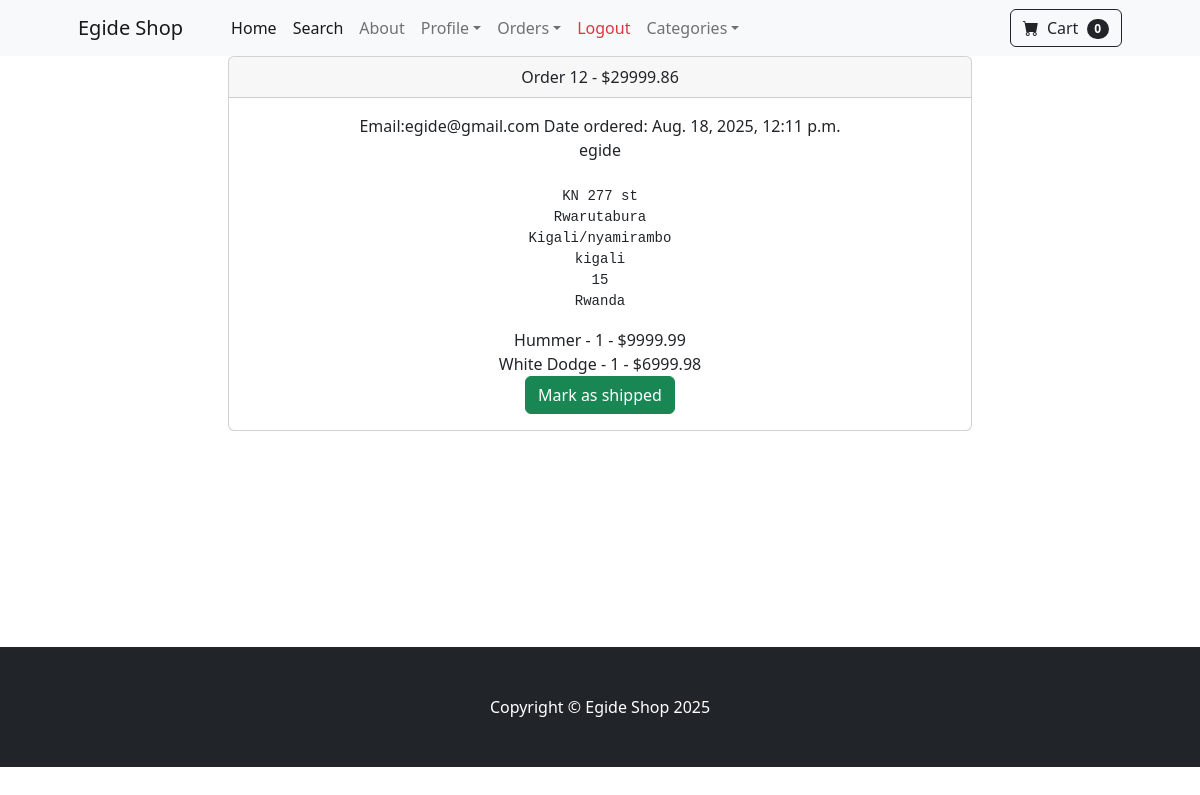
The page /payment/orders/12 (signed in) on the database its author committed.
### payment/models.py (models this page shows, shortened)
class Order(models.Model):
    user = models.ForeignKey(User, on_delete=models.CASCADE, null=True, blank=True)
    full_name = models.CharField(max_length=100)
    email = models.CharField(max_length=100)
    shipping_address = models.TextField(max_length=15000)
    amount_paid = models.DecimalField(max_digits=10, decimal_places=2)
    date_ordered = models.DateTimeField(auto_now_add=True)
    is_shipped = models.BooleanField(default=False)
    date_shipped = models.DateTimeField(blank=True, null=True)

class OrderItem(models.Model):
    order = models.ForeignKey(Order, on_delete=models.CASCADE, null=True)
    product = models.ForeignKey(Product, on_delete=models.CASCADE, null=True)
    user = models.ForeignKey(User, on_delete=models.CASCADE, null=True, blank=True)
    quantity = models.PositiveIntegerField(default=1)
    price = models.DecimalField(max_digits=10, decimal_places=2)

### store/models.py (models this page shows)
class Product(models.Model):
    name = models.CharField(max_length=50)
    price = models.DecimalField(default=0, max_digits=6, decimal_places=2)
    category = models.ForeignKey(Category, on_delete=models.CASCADE,default=1)
    description = models.TextField(max_length=500, default='', blank=True, null=True)
    image = models.ImageField(upload_to='uploads/product')
    def __str__(self):
        return self.name
    is_sale = models.BooleanField(default=False)
    sale_price = models.DecimalField(default=0, max_digits=6, decimal_places=2)

### payment/views.py (the view, shortened to what this page needs)
# urls.py: path('orders/<int:pk>', views.orders, name='orders'),
def orders(request, pk):
    if request.user.is_authenticated and request.user.is_superuser:
        order = Order.objects.get(id=pk)
        items = OrderItem.objects.filter(order=pk)
        return render(request, 'payment/orders.html', {"order": order, "items": items})
    else:
        messages.success(request, 'Access Denied')
        return redirect('home')

### cart/cart.py (called while the page is built)
    def __len__(self):
        return len(self.cart)

### cart/context_processors.py (called while the page is built)
def cart(request):
    return {'cart': Cart(request)}

### payment/templates/payment/orders.html (shortened to what this page needs)
{% extends 'base.html' %}
{% block content%}
<div class="container">
    <div class="row">
        <center>
            <div class="col-8">
                <div class="card">
                    <div class="card-header">
                        Order {{ order.id }} - ${{ order.amount_paid }}
                    </div>
                    <div class="card-body">
                        Email:{{ order.email }}
                        {% if order.date_shipped %}
                        Date shipped: {{ order.date_shipped }}
                        {% else %}
                        Date ordered: {{ order.date_ordered }}
                        {% endif %}
                        <br/>
                        {{ order.full_name }}<br/><br/>
                        <pre>{{ order.shipping_address }}</pre>
                        {% for item in items %}
                        {{ item.product }} - {{ item.quantity }} - ${{ item.price }}<br/>
                        {% endfor %}
                        {% if not order.is_shipped %}
                        <form method="POST">
                            <button type="submit" class="btn btn-success">Mark as shipped</button>
                        </form>
                        {% endif %}
                    </div>
                </div>
                <br/><br/><br/><br/><br/><br/><br/><br/><br/>
            </div>
        </center>
    </div>
</div>
{% endblock %}

### rows shown on the page
Order: id "12", amount_paid "29999.86", email "egide@gmail.com", date_ordered "Aug. 18, 2025, 12:11 p.m.", full_name "egide", shipping_address "KN 277 st Rwarutabura Kigali/nyamirambo kigali 15 Rwanda"
OrderItem: product "Hummer", quantity "1", price "9999.99"
OrderItem: product "White Dodge", quantity "1", price "6999.98"

### other values the page prints
{{ cart|length }} "0"
